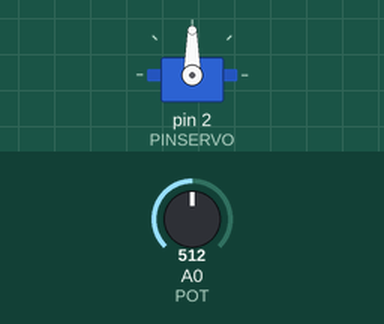
A sketch run on a simulated Arduino Uno, built with avr-gcc and run on an emulated ATmega328P. Shown: servo. The inputs (shaded band) are chosen by the test bench; at power-on: A0 (POT) = 512.

Above: at 1.2 s.
1.3 s: A0 (POT) set to 716
At 2.2 s:
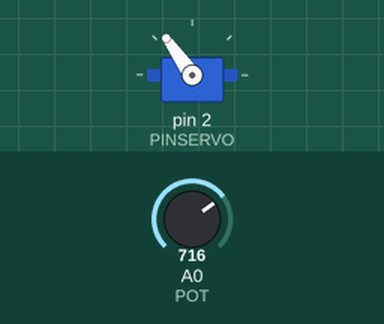
2.8 s: A0 (POT) set to 900
At 3.2 s:
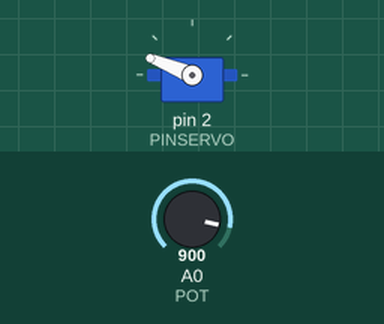
4.3 s: A0 (POT) set to 1023
At 5.5 s:
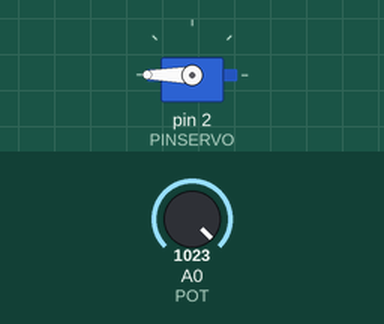
5.8 s: A0 (POT) set to 306
At 6.5 s:
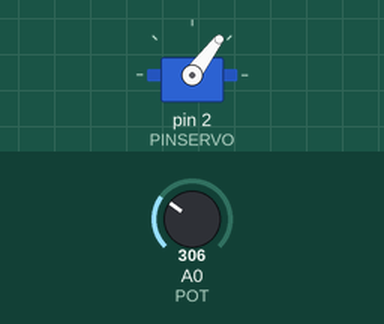
7.3 s: A0 (POT) set to 122
At 8.7 s:
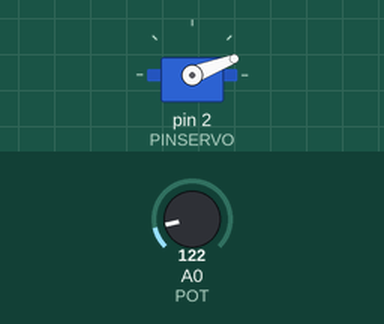
Timing chart, 0 to 9.8 s (numbered marks = the images above; inputs shaded):
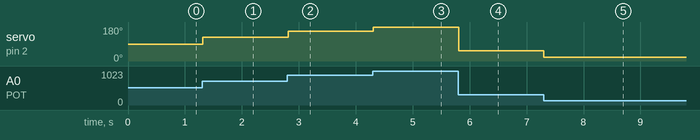

The sketch:

Servomotor_controlado_por_potenciometro.ino
```cpp
# include<Servo.h>    //ASe incluye la librería "servo"
Servo servo1;   //Se crea un objeto del tipo servo llaado "servo1"
int PINSERVO = 2;   // Se declara el pin de la señal del servomotor
int PULSOMIN = 550;   //Se declara el pulso minimo
int PULSOMAX= 2600;   //Se declara el pulso maximo
int VALORPOT;   //Se declara una variable llamada "VALORPOT"
int ANGULO;   //Se declara una variable llamada "ANGULO"
int POT = 0;    //Se declara el pin analogico en el que esta el potenciometro
 void setup(){
  servo1.attach(PINSERVO, PULSOMIN, PULSOMAX);    //Se inicializa el servomotor
 }
 void loop(){
  VALORPOT= analogRead(POT);    //  El valor del pot es igual al giro del potenciometro en la entrada analogica
  ANGULO = map(VALORPOT, 0, 1023, 0, 180);//El angulo es igual al mapa que se crea de los valores analogicos (primer parametro) y el angulo(el segundo parametro)
  servo1.write(ANGULO);  //El servo escribe lo que hay en el angulo
  delay(20);    //Con un retraso de 20 milisegundos
 }
```

Measured:
- after the input at 1.3 s, servo on pin 2 (PINSERVO): 90° → 125° at once
- after the input at 2.8 s, servo on pin 2 (PINSERVO): 125° → 158° at once
- after the input at 4.3 s, servo on pin 2 (PINSERVO): 158° → 180° at once
- after the input at 5.8 s, servo on pin 2 (PINSERVO): 180° → 53° at once
- after the input at 7.3 s, servo on pin 2 (PINSERVO): 53° → 21° at once
